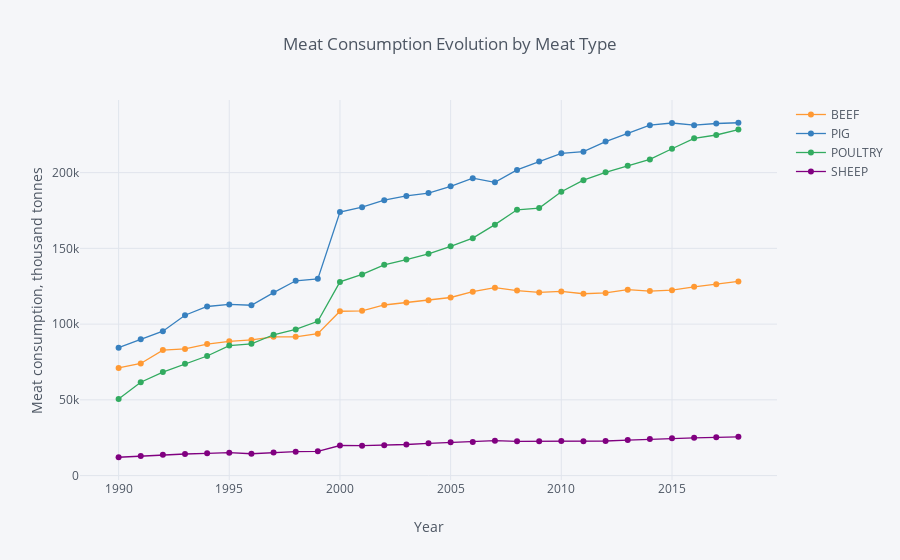

The notebook cell saved with this chart:
### Code cell
# Option 2: build a graph based on the df_year_type_pivot dataframe

df_year_type_pivot.iplot(kind='line',
                         mode='lines+markers',
                         size=6,
                         x='TIME',
                         title='Meat Consumption Evolution by Meat Type',
                         xTitle='Year',
                         yTitle='Meat consumption, thousand tonnes')

### Figure 1 — Plotly figure (JSON) as saved in the notebook; plotly's stock layout.template omitted (floating-point values rounded to 4 significant figures)
{"data": [{"line": {"color": "rgba(255, 153, 51, 1.0)", "dash": "solid", "shape": "linear", "width": 1.3}, "marker": {"size": 6, "symbol": "circle"}, "mode": "lines+markers", "name": "BEEF", "text": "", "type": "scatter", "uid": "f9d484b1-21a9-4dca-b211-bd2ff24a09d4", "x": [1990, 1991, 1992, 1993, 1994, 1995, 1996, 1997, 1998, 1999, 2000, 2001, 2002, 2003, 2004, 2005, 2006, 2007, 2008, 2009, 2010, 2011, 2012, 2013, 2014, 2015, 2016, 2017, 2018], "y": [71089, 74012, 82849, 83594, 86789, 88620, 89579, 91603, 91595, 93681, 108500, 108742, 112613, 114247, 115762, 117566, 121430, 124058, 122125, 120944, 121559, 120044, 120585, 122724, 121809, 122418, 124626, 126266, 128188]}, {"line": {"color": "rgba(55, 128, 191, 1.0)", "dash": "solid", "shape": "linear", "width": 1.3}, "marker": {"size": 6, "symbol": "circle"}, "mode": "lines+markers", "name": "PIG", "text": "", "type": "scatter", "uid": "73641e03-e8e5-4a9d-a1bd-376cf80cdf40", "x": [1990, 1991, 1992, 1993, 1994, 1995, 1996, 1997, 1998, 1999, 2000, 2001, 2002, 2003, 2004, 2005, 2006, 2007, 2008, 2009, 2010, 2011, 2012, 2013, 2014, 2015, 2016, 2017, 2018], "y": [84457, 89966, 95298, 105873, 111632, 113009, 112443, 120809, 128588, 129884, 173950, 177211, 181784, 184613, 186480, 190995, 196323, 193595, 201813, 207322, 212735, 213803, 220506, 225904, 231298, 232772, 231306, 232414, 232923]}, {"line": {"color": "rgba(50, 171, 96, 1.0)", "dash": "solid", "shape": "linear", "width": 1.3}, "marker": {"size": 6, "symbol": "circle"}, "mode": "lines+markers", "name": "POULTRY", "text": "", "type": "scatter", "uid": "bfa92b9f-8f59-4a9f-ae49-d0b681d18f84", "x": [1990, 1991, 1992, 1993, 1994, 1995, 1996, 1997, 1998, 1999, 2000, 2001, 2002, 2003, 2004, 2005, 2006, 2007, 2008, 2009, 2010, 2011, 2012, 2013, 2014, 2015, 2016, 2017, 2018], "y": [50556, 61594, 68323, 73748, 78938, 85820, 87003, 92962, 96502, 101826, 127861, 132802, 139134, 142583, 146405, 151381, 156727, 165660, 175435, 176626, 187393, 195006, 200190, 204474, 208709, 215781, 222615, 224835, 228455]}, {"line": {"color": "rgba(128, 0, 128, 1.0)", "dash": "solid", "shape": "linear", "width": 1.3}, "marker": {"size": 6, "symbol": "circle"}, "mode": "lines+markers", "name": "SHEEP", "text": "", "type": "scatter", "uid": "f423f975-aadc-486f-9023-c9dfc862d663", "x": [1990, 1991, 1992, 1993, 1994, 1995, 1996, 1997, 1998, 1999, 2000, 2001, 2002, 2003, 2004, 2005, 2006, 2007, 2008, 2009, 2010, 2011, 2012, 2013, 2014, 2015, 2016, 2017, 2018], "y": [12101, 12845, 13728, 14234, 14700, 15144, 14421, 15241, 15777, 16019, 19851, 19728, 20016, 20529, 21292, 21923, 22216, 23017, 22601, 22631, 22752, 22711, 22825, 23457, 24075, 24672, 24927, 25284, 25552]}], "layout": {"legend": {"bgcolor": "#F5F6F9", "font": {"color": "#4D5663"}}, "paper_bgcolor": "#F5F6F9", "plot_bgcolor": "#F5F6F9", "title": {"font": {"color": "#4D5663"}, "text": "Meat Consumption Evolution by Meat Type"}, "xaxis": {"gridcolor": "#E1E5ED", "showgrid": true, "tickfont": {"color": "#4D5663"}, "title": {"font": {"color": "#4D5663"}, "text": "Year"}, "zerolinecolor": "#E1E5ED"}, "yaxis": {"gridcolor": "#E1E5ED", "showgrid": true, "tickfont": {"color": "#4D5663"}, "title": {"font": {"color": "#4D5663"}, "text": "Meat consumption, thousand tonnes"}, "zerolinecolor": "#E1E5ED"}}}
